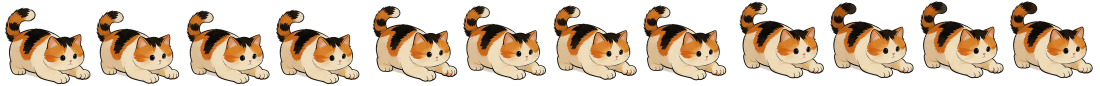
#> input picture art-export/cats/calico/pounce-12.png, 3300 x 256 px, found by its file name (shown at 1/3 size)
$ python build_walk_poc.py
#> lines starting #> are read from the running program, lines starting #| are printed output that depends on the picture
"""阶段2 序列帧导出：把猫的动作条切成逐帧 PNG（JS 逐帧切 src 播放）。
对齐策略：按内容包围盒底部中心对齐到统一画布，消除竖向漂移（否则循环会跳）。
朝向约定：默认朝右（与静态姿势图一致；facing<0 时由 CSS scaleX(-1) 翻转）。
体积：导出宽 132px + 调色板量化（96 色），单帧约 4KB，保证主包 < 2MB。
JOBS 里每条 = 一个「猫×动作」动画集 → miniprogram/assets/cats/<out>/00.png ...
"""
import os
from PIL import Image
import numpy as np

EXPORT_W = 132          # 导出单帧最大宽（猫渲染约 132rpx，132px 足够）
MARGIN_BOTTOM = 8
MAXH_RATIO = 0.92       # 内容最大高度占导出画布比例
QUANT_COLORS = 96       # 调色板量化色数（0 = 不量化，保留 RGBA）

# 金渐层 live 源图 ABCD 四行 = 四个动作；三花潜行/走路条
JOBS = [
    {"src": "art-export/cats/calico/pounce-12.png", "n": 12, "out": "calico-walk", "flip": False},
    {"src": "art-export/cats/golden/tailwag-6.png", "n": 6, "out": "golden-idle", "flip": False},   # B行 摆尾→idle
    {"src": "art-export/cats/golden/groom-6.png", "n": 6, "out": "golden-groom", "flip": False},     # C行 理毛→groom
    {"src": "art-export/cats/golden/sleepy-6.png", "n": 6, "out": "golden-sleep", "flip": False},    # D行 困→sleep
    {"src": "art-export/cats/golden/meow-6.png", "n": 6, "out": "golden-meow", "flip": False},       # A行 喵叫→interact
]


def save_frame(canvas, path):
    if QUANT_COLORS:
        canvas.quantize(colors=QUANT_COLORS, method=Image.FASTOCTREE, dither=Image.NONE).save(path, optimize=True)
    else:
        canvas.save(path, optimize=True)


def export(job):
    strip = Image.open(job["src"]).convert("RGBA")
#> strip is the input picture: PIL image 3300x256 RGBA; mean R, G, B, A 85.8, 69.1, 50.8, 122.5
    W, H = strip.size
#> W = 3300; H = 256
    n = job["n"]
    cell = W // n
#> cell = 275
    a_full = np.array(strip)[:, :, 3]
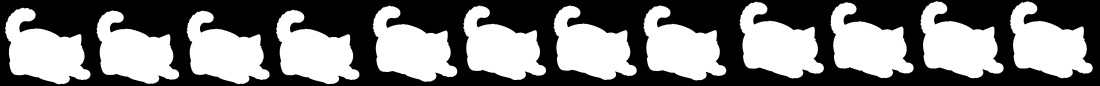
#> a_full: shape (256, 3300) (shown at 1/3 size); min 0, max 255, mean 122.5
    out_dir = os.path.join("miniprogram", "assets", "cats", job["out"])
    os.makedirs(out_dir, exist_ok=True)
    fh = round(EXPORT_W * MAXH_RATIO) + MARGIN_BOTTOM + 6
    total_kb = 0
    for i in range(n):
        cell_img = strip.crop((i * cell, 0, (i + 1) * cell, H))
        col = a_full[:, i * cell:(i + 1) * cell]
        ys, xs = np.where(col > 20)
        content = cell_img.crop((xs.min(), ys.min(), xs.max() + 1, ys.max() + 1))
        if job["flip"]:
            content = content.transpose(Image.FLIP_LEFT_RIGHT)
        cw, ch = content.size
        s = min(EXPORT_W / cw, (EXPORT_W * MAXH_RATIO) / ch, 1.0)
        if s < 1.0:
            content = content.resize((round(cw * s), round(ch * s)), Image.LANCZOS)
            cw, ch = content.size
        canvas = Image.new("RGBA", (EXPORT_W, fh), (0, 0, 0, 0))
        x = (EXPORT_W - cw) // 2
        y = fh - MARGIN_BOTTOM - ch
        canvas.alpha_composite(content, (x, y))
        p = os.path.join(out_dir, f"{i:02d}.png")
        save_frame(canvas, p)
        total_kb += os.path.getsize(p) // 1024
#> this loop made 12 passes
#> pass 1, in export, `cell_img = strip.crop((i * cell, 0, (i + 1) * cell, H))`:
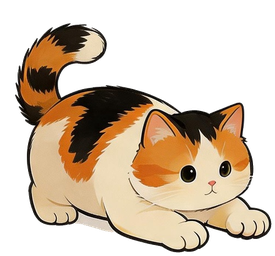
#> cell_img: PIL image 275x256 RGBA; mean R, G, B, A 88.3, 71.3, 52.5, 126.4; transparent parts drawn white
#> pass 1, in export, `col = a_full[:, i * cell:(i + 1) * cell]`:
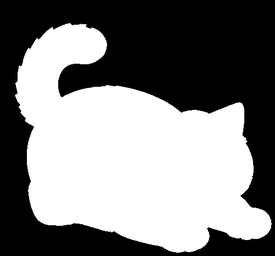
#> col: shape (256, 275); min 0, max 255, mean 126.4
#> pass 1, in export, `content = cell_img.crop((xs.min(), ys.min(), xs.max() + 1, ys.max() + ..`:
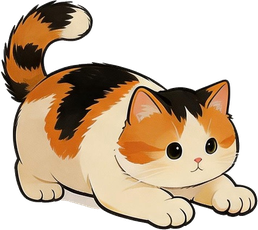
#> content: PIL image 258x230 RGBA; mean R, G, B, A 104.6, 84.5, 62.1, 149.9; transparent parts drawn white
#> pass 1, in export, `content = content.resize((round(cw * s), round(ch * s)), Image.LANCZOS)`:
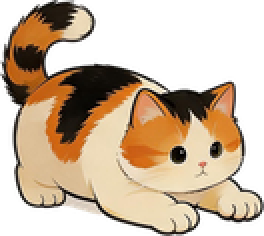
#> content: PIL image 132x118 RGBA (shown 2 times larger); mean R, G, B, A 105.9, 85.7, 63.3, 149.9; transparent parts drawn white
#> after the loop:
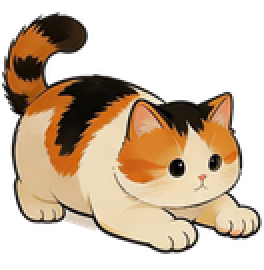
#> canvas: PIL image 132x135 RGBA (shown 2 times larger); mean R, G, B, A 93, 74.7, 54.8, 133.1; transparent parts drawn white
#> after the loop:
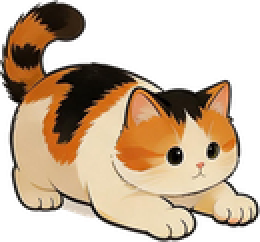
#> content: PIL image 130x121 RGBA (shown 2 times larger); mean R, G, B, A 105.4, 84.7, 62.1, 150.8; transparent parts drawn white
#> after the loop, total_kb = 60
    print(job["out"], "->", out_dir, n, "frames", total_kb, "KB")
#| calico-walk -> miniprogram/assets/cats/calico-walk 12 frames 60 KB


if __name__ == "__main__":
    for j in JOBS:
        export(j)
#> pass 2 of the loop `for j in JOBS:`:
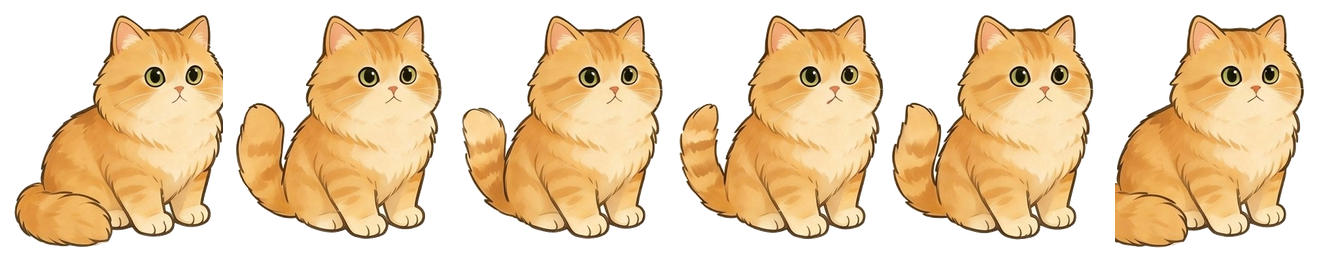
#> input picture art-export/cats/golden/tailwag-6.png, 1338 x 256 px, found by its file name
#> in export, strip is the input picture: PIL image 1338x256 RGBA; mean R, G, B, A 125.6, 99.7, 64.1, 139.4
#> a_full: shape (256, 1338)
#> after the loop in export (call 2), `for i in range(n):`:
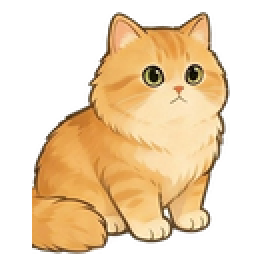
#> canvas: PIL image 132x135 RGBA (shown 2 times larger); mean R, G, B, A 110.6, 87.4, 55.8, 121.5; transparent parts drawn white
#> after the loop in export (call 2), `for i in range(n):`:
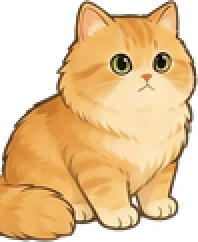
#> content: PIL image 99x121 RGBA (shown 2 times larger); mean R, G, B, A 164.5, 130, 83.1, 180.8; transparent parts drawn white
#> after the loop in export (call 2), `for i in range(n):`: total_kb = 29
#| golden-idle -> miniprogram/assets/cats/golden-idle 6 frames 29 KB
#> pass 3 of the loop `for j in JOBS:`:
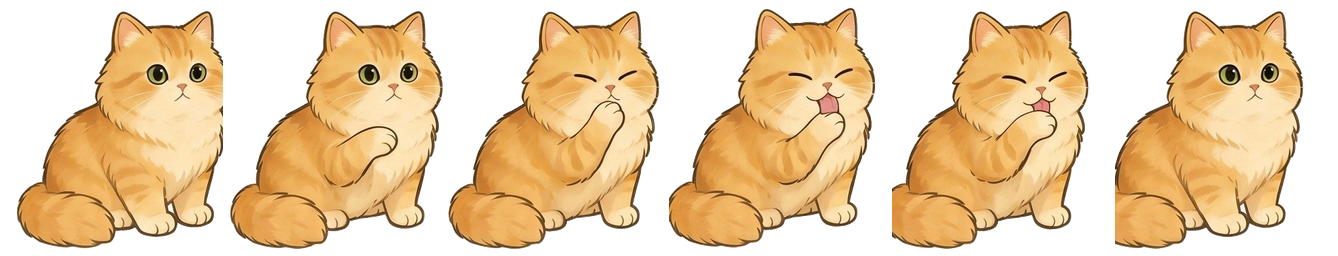
#> input picture art-export/cats/golden/groom-6.png, 1338 x 256 px, found by its file name
#> in export, strip is the input picture: PIL image 1338x256 RGBA; mean R, G, B, A 129.7, 102, 64.3, 144.6
#> after the loop in export (call 3), `for i in range(n):`:
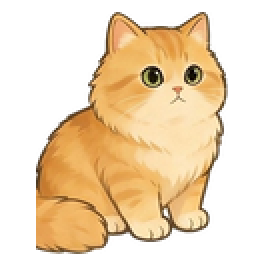
#> canvas: PIL image 132x135 RGBA (shown 2 times larger); mean R, G, B, A 108.5, 86.4, 55.6, 119.3; transparent parts drawn white
#> after the loop in export (call 3), `for i in range(n):`:
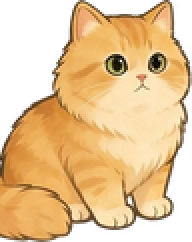
#> content: PIL image 96x121 RGBA (shown 2 times larger); mean R, G, B, A 166.4, 132.5, 85.4, 183; transparent parts drawn white
#> after the loop in export (call 3), `for i in range(n):`: total_kb = 27
#| golden-groom -> miniprogram/assets/cats/golden-groom 6 frames 27 KB
#> the loop made 5 passes; the first 3 are shown
